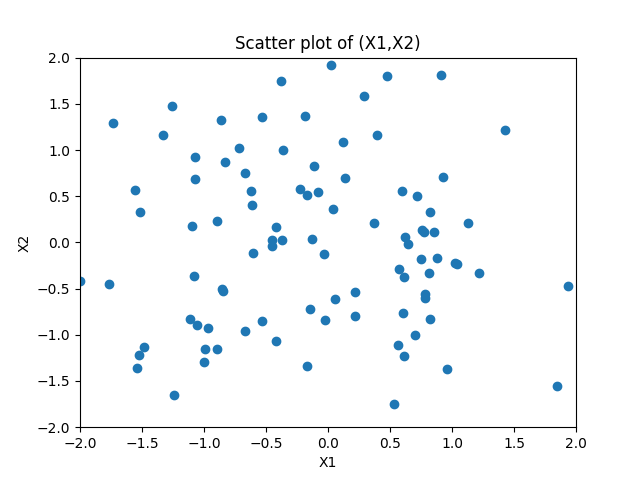

Recreate this plot in Python.
import matplotlib.pyplot as plt
import numpy as np

np.random.seed(18898899)

N = 100
x1 = np.random.normal(0, 1, N)
x2 = np.random.normal(0, 1, N)

plt.scatter(x1, x2)
plt.xlim(-2, 2)
plt.ylim(-2, 2)
plt.xlabel('X1')
plt.ylabel('X2')
plt.title('Scatter plot of (X1,X2)')
plt.savefig('1_b.png')
plt.show()
